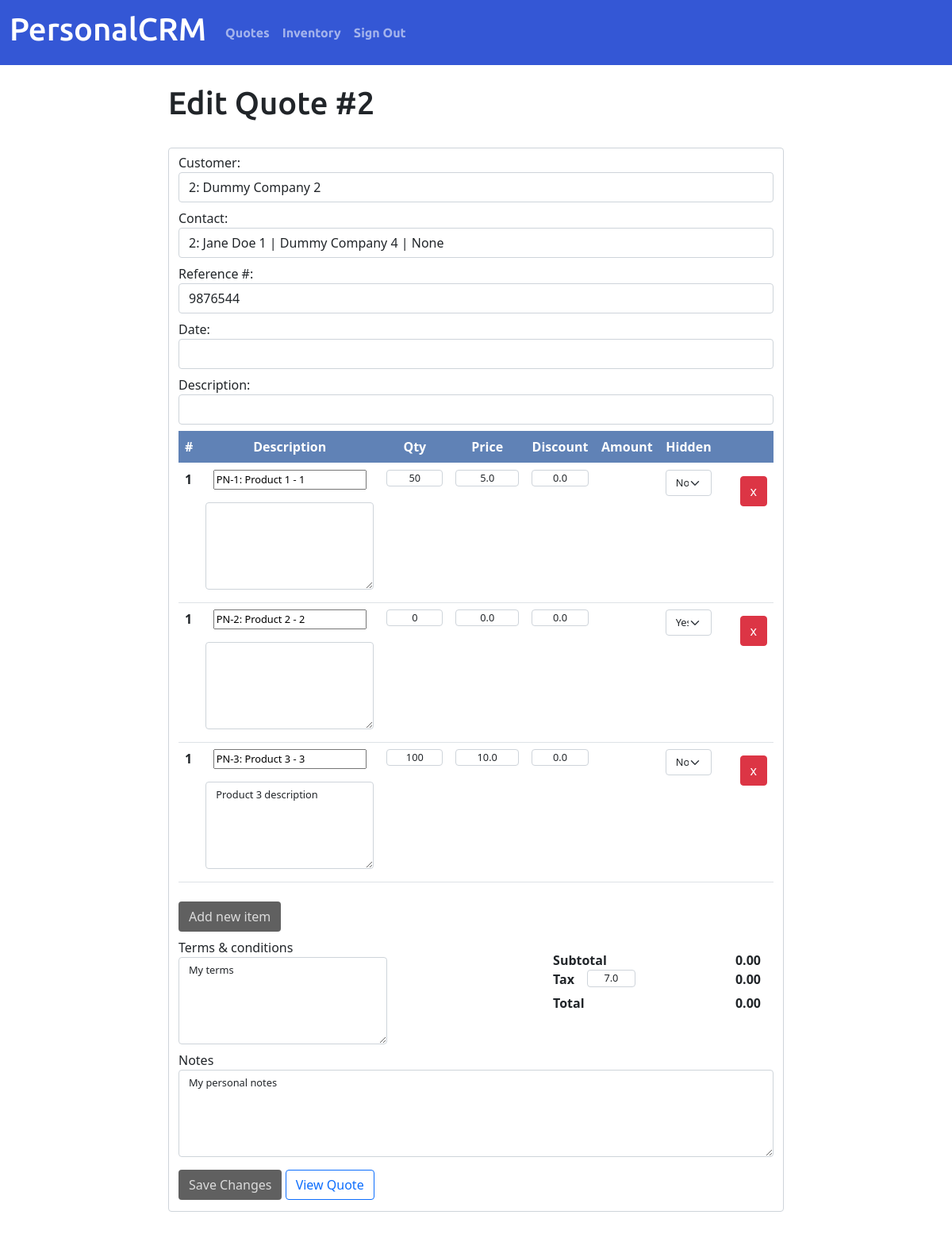
/edit-quote/2 (signed in), run on the app's committed database.
### quote/models.py (models this page shows, shortened)
class Quote(models.Model):
    creator = models.ForeignKey(User, on_delete=PROTECT, related_name="quote_creator")
    reference = models.CharField(max_length=50, blank=True, null=True)
    description = models.CharField(max_length=50, blank=True, null=True)
    creation_date = models.DateTimeField(auto_now_add=True)
    edit_date = models.DateTimeField(auto_now=True)
    products = models.ManyToManyField("Product", blank=True)
    company = models.ForeignKey(
        Company, on_delete=PROTECT, related_name="company_quoted"
    )
    contact = models.ForeignKey(
        Contact, on_delete=PROTECT, related_name="contact_quoted", blank=True, null=True
    )
    terms = models.TextField(blank=True, null=True)
    tax = models.FloatField(blank=True, null=True)
    internal_note = models.TextField(blank=True, null=True)

class Company(models.Model):
    name = models.CharField(max_length=20, unique=True)
    legal_id = models.CharField(max_length=10, null=True, blank=True, unique=True)
    email = models.EmailField(blank=True, null=True)
    phone = models.CharField(max_length=12, blank=True, null=True)
    mobile = models.CharField(max_length=12, blank=True, null=True)
    category = models.ForeignKey(
        Category, on_delete=PROTECT, related_name="company_category"
    )
    address = models.CharField(max_length=100, blank=True, null=True)
    city = models.CharField(max_length=50, blank=True, null=True)
    state = models.CharField(max_length=50, blank=True, null=True)
    country = models.CharField(max_length=50, blank=True, null=True)
    creator = models.ForeignKey(User, on_delete=PROTECT, related_name="company_creator")
    editor = models.ForeignKey(
        User, on_delete=PROTECT, related_name="company_editor", blank=True, null=True
    )
    creation_date = models.DateTimeField(auto_now_add=True)
    edit_date = models.DateTimeField(auto_now=True)
    class Meta:
        verbose_name_plural = "Companies"

class Contact(models.Model):
    first_name = models.CharField(max_length=20)
    middle_name = models.CharField(max_length=20, blank=True, null=True)
    last_name = models.CharField(max_length=20, blank=True, null=True)
    company = models.ForeignKey(
        Company,
        on_delete=PROTECT,
        related_name="company_contact",
        blank=True,
        null=True,
    )
    email = models.EmailField(blank=True, null=True)
    phone = models.CharField(max_length=12, blank=True, null=True)
    mobile = models.CharField(max_length=12, blank=True, null=True)
    position = models.CharField(max_length=50, blank=True, null=True)
    creator = models.ForeignKey(User, on_delete=PROTECT, related_name="contact_creator")
    creation_date = models.DateTimeField(auto_now_add=True)
    edit_date = models.DateTimeField(auto_now=True)

class QuotedProduct(models.Model):
    quote = models.ForeignKey(Quote, on_delete=CASCADE, related_name="original_quote")
    product = models.ForeignKey(
        Product, on_delete=PROTECT, related_name="original_product"
    )
    description = models.TextField(blank=True, null=True)
    qty = models.IntegerField(blank=True, null=True)
    price = models.FloatField(blank=True, null=True)
    discount = models.FloatField(blank=True, null=True)
    hidden = models.BooleanField(default=False)

class Product(models.Model):
    pn = models.CharField(max_length=50, unique=True)
    brand = models.ForeignKey(Brand, on_delete=PROTECT, related_name="brand_name")
    title = models.CharField(max_length=100)
    description = models.TextField(blank=True, null=True)
    list_price = models.IntegerField(blank=True, null=True)
    multiplier = models.DecimalField(
        max_digits=5, decimal_places=3, null=True, blank=True
    )
    stock = models.IntegerField(blank=True, null=True, default=0)
    creator = models.ForeignKey(User, on_delete=PROTECT, related_name="product_creator")
    editor = models.ForeignKey(
        User, on_delete=PROTECT, related_name="product_editor", blank=True, null=True
    )
    creation_date = models.DateTimeField(auto_now_add=True)
    edit_date = models.DateTimeField(auto_now=True)
    note = models.TextField(blank=True, null=True)

### quote/views.py (the view, shortened to what this page needs)
# urls.py: path("edit-quote/<int:quote_id>", views.edit_quote, name="edit-quote"),
def edit_quote(request, quote_id):
    if request.method == "GET":
        data = form_options()
        quote = Quote.objects.get(pk=quote_id)
        products = QuotedProduct.objects.filter(quote=quote)
        return render(
            request,
            "quote/edit-quote.html",
            {
                "company_options": data["company_options"],
                "contact_options": data["contact_options"],
                "product_options": data["product_options"],
                "quote": quote,
                "products": products,
            },
        )

### quote/utils.py (called while the page is built)
def form_options():
    company_options = []
    companies = Company.objects.all()
    for company in companies:
        company_options.append({"id": company.id, "info": company.name})
    contact_options = []
    contacts = Contact.objects.all()
    for contact in contacts:
        contact_options.append(
            {
                "id": contact.id,
                "info": f"{contact.first_name} {contact.last_name} | {contact.company.name} | {contact.email}",
            }
        )
    product_options = []
    products_list = Product.objects.all()
    for product in products_list:
        product_options.append(
            {"id": product.id, "info": f"{product.pn}: {product.title}"}
        )
    return {
        "company_options": company_options,
        "contact_options": contact_options,
        "product_options": product_options,
    }

### quote/templates/quote/edit-quote.html (shortened to what this page needs)
{% extends 'quote/layout.html' %}
{% block body %}
<div class="container internal-body">
    <div class="title-div">
        <h1>Edit Quote #{{ quote.pk }}</h1>
    </div>
    <form id="new-quote-form" action="{% url 'edit-quote' quote_id=quote.pk %}" method="post">{% csrf_token %}
        <div class="form-control">
            <div id="general-info">
                <div id="generalInfo-flex">
                    <div id="general-left">
                        <div class="form-group">
                            <label class="form-label" for="companyOptions">Customer:</label>
                            <input class="form-control" name="company" list="companyOptions" placeholder="Type customer" value="{{quote.company.pk}}: {{ quote.company.name }}" required >
                        </div>
                        <div class="form-group">
                            <label class="form-label" for="contactOptions">Contact:</label>
                            <input class="form-control" name="contact" list="contactOptions" placeholder="Type contact" value="{{quote.contact.pk}}: {{quote.contact.first_name}} {{quote.contact.last_name}} | {{quote.contact.company.name}} | {{quote.contact.email}}">
                        </div>
                    </div>
                    <div id="general-right">
                        <div class="form-group">
                            <label for="reference">Reference #:</label>
                            <input type="text" class="form-control" name="reference" id="reference" placeholder="" value="{{ quote.reference }}">
                        </div>
                        <div class="form-group">
                            <label for="reference">Date:</label>
                            <input data-provide="datepicker" class="form-control datepicker" name="date" required>
                        </div>
                    </div>
                </div>
                <div class="form-group">
                    <label for="description">Description:</label>
                    <input type="text" class="form-control" name="description" id="description" placeholder="" value="{{ quote.short_description }}">
                </div>
            </div>
            <div class="table-responsive product-info">
                <table class="table" id="form-table">
                    <thead>
                        <tr>
                            <th scope="col">#</th>
                            <th scope="col">Description</th>
                            <th scope="col">Qty</th>
                            <th scope="col">Price</th>
                            <th scope="col">Discount</th>
                            <th scope="col">Amount</th>
                            <th scope="col">Hidden</th>
                            <th scope="col"></th>
                        </tr>
                    </thead>
                    <tbody>
                        {% for row in products %}
                        <tr class="product-row" id="initial-row">
                            <th class="row-number" scope="row">1</th>
                            <td class="description-column">
                                <input class="product-options" name="product-options"  list="product-options" id="productDataList" placeholder="Product" value="{{row.product.pn}}: {{row.product.title}} - {{row.product.pk}}">
                                    <textarea class="form-control product-description" name="custom-product-description" cols="30" rows="5">{{ row.description }}</textarea>
                            </td>
                            <td class="qty-column">
                                <div class="form-group">
                                    <input type="number" class="form-control qty" name="qty" placeholder="Qty" min="0" step="1" value="{{ row.qty }}">
                                </div>
                            </td>
                            <td class="price-column">
                                <div class="form-group">
                                    <input type="number" class="form-control price" name="price" min="0" step="0.01" placeholder="Price" value="{{ row.price }}">
                                </div>
                            </td>
                            <td class="discount-column">
                                <div class="form-group">
                                    <input type="number" class="form-control discount" name="discount" id="discount" placeholder="%" min="0" max="99.99" step="0.01" value="{{ row.discount }}">
                                </div>
                            </td>
                            <td class="amount-column">
                            </td>
                            <td class="hidden-column">
                                <select class="form-select hidden-field" name="hidden" value="Yes">
                                {% if row.hidden %}
                                    <option value="True" selected>Yes</option>
                                {% else %}
                                    <option value="False" selected>No</option>
                                {% endif %}
                                </select>
                            </td>
                            <td class="deleteRow-column">
                                <div class="form-check">
                                    <button class="btn btn-danger deleteRowButton" type="button">x</button>
                                </div>
                            </td>
                        </tr>
                        {% endfor %}
                    </tbody>
                </table>
            </div>
                <div>
                    <button type="button" class="btn crm-button" id="new-item">Add new item</buttont>
                </div>
            <div  id="termsAndTotals">
                <div class="terms">
                    <label for="terms" class="form-label">Terms & conditions</label>
                    <textarea class="form-control "name="terms" id="terms" cols="30" rows="5">{{ quote.terms }}</textarea>
                </div>
                <div class="totals">
                    <div class="total-row" id="subtotal-row">
                        <div class="total-label">
                            Subtotal
                        </div>
                        <div class="total-amount" id="subtotal-amount">
                            0.00
                        </div>
                    </div>
                    <div class="total-row" id="tax-row">
                        <div class="total-label">
                            Tax
                        </div>
                        <div class="form-group">
                            <input type="number" class="form-control tax"  name="tax" id="tax-input" placeholder="%" max="99.99" step="0.01" value={{ quote.tax }}>
                        </div>
                        <div class="total-amount" id="tax-amount">
                            0.00
                        </div>
                    </div>
                    <div class="total-row" id="total-row">
                        <div class="total-label">
                            Total
                        </div>
                        <div class="total-amount" id="total-amount">
                            0.00
                        </div>
                    </div>
                </div>
            </div>
            <div  id="notes">
                <div class="notes">
                    <label for="internal-notes" class="form-label">Notes</label>
                    <textarea class="form-control "name="internal-notes" id="internal-notes" cols="30" rows="5" placeholder="Notes for your personal user, they are not going to appear in quote">{{ quote.internal_note }}</textarea>
                </div>
            </div>
            <button type="submit" class="btn crm-button">Save Changes</button>
            <a role="button" href="{% url 'view-quote' quote_id=quote.pk %}" class="btn btn-outline-primary">View Quote</a>
        </div>
    </form>
</div>
{% endblock body %}

### quote/static/quote/css/main.css (style rules this page uses)
* { box-sizing: border-box; }
body { margin-bottom: 2rem; }
.internal-body { max-width: 50rem; }
.title-div { margin-bottom: 2rem; }
.form-control { margin-bottom: 0.5rem!important; }
.container h1 { font-family: 'Ubuntu', sans-serif; margin: auto 0; }
.crm-button { background-color: #606060; color: #dcdcdc; }
thead tr { background-color: #6082B6; color: white; text-align: center; }
.form-label { margin-bottom: 0; }
tbody td, input[type='number'], textarea, select { font-size: 0.8rem !important; padding: 0; text-align: center; }
textarea { text-align: left; }
input[type='number'] { -moz-appearance: textfield; }
form button { margin: 0.5rem 0px; }
#termsAndTotals { display: flex; justify-content: space-between; }
.totals { padding: 1rem; }
.total-row { font-weight: bold; display: flex; justify-content: space-between; }
.tax { width: 30%; margin-left: 1rem; }

### data on the page
Quote: pk "2", company "2: Dummy Company 2", contact "2: Jane Doe 1 | Dummy Company 4 | None", reference "9876544", terms "My terms", tax "7.0", internal-notes "My personal notes"
QuotedProduct: product-options "PN-1: Product 1 - 1", qty "50", price "5.0", discount "0.0", hidden "No"
QuotedProduct: product-options "PN-2: Product 2 - 2", qty "0", price "0.0", discount "0.0", hidden "Yes"
QuotedProduct: product-options "PN-3: Product 3 - 3", custom-product-description "Product 3 description", qty "100", price "10.0", discount "0.0", hidden "No"
